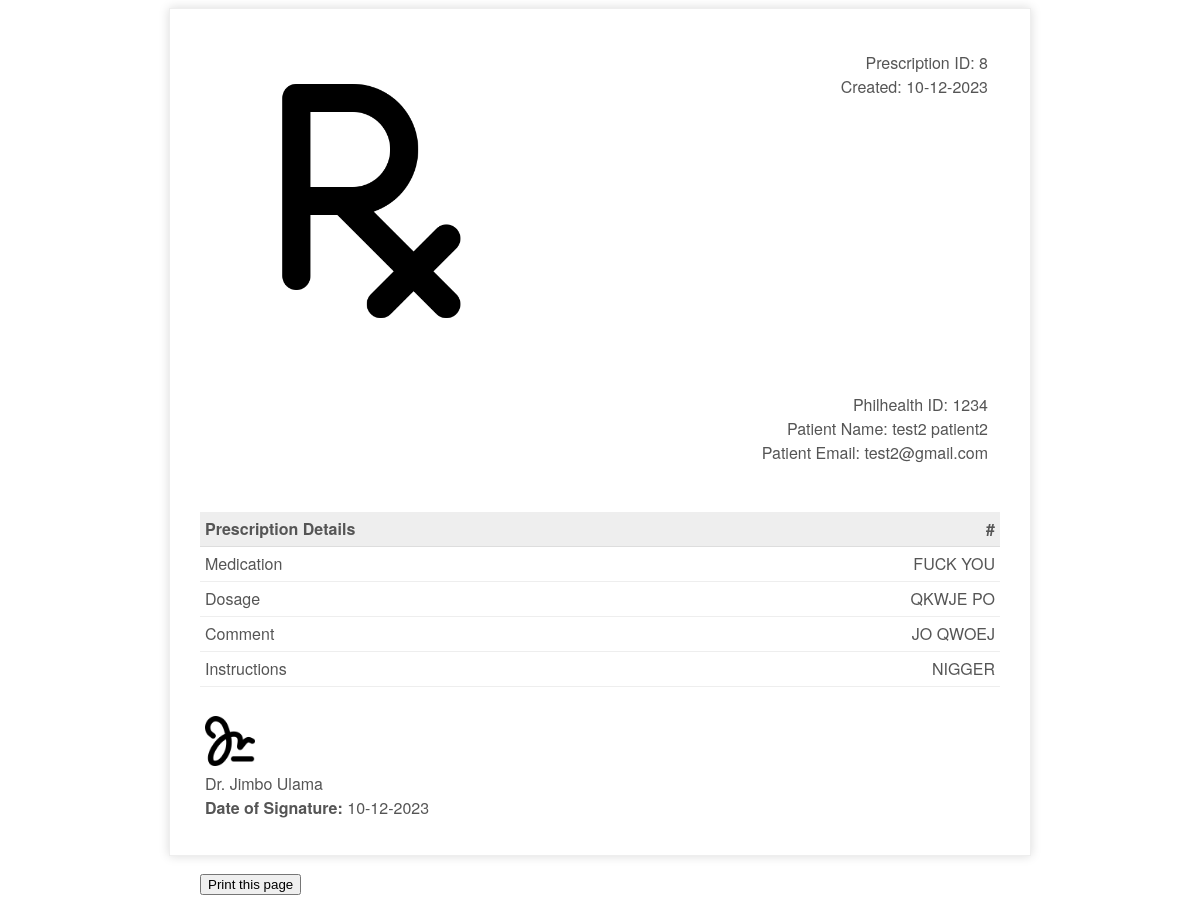
The app's page /patient/prescriptionInvoice.php?prescriptionId=8 (signed in) with its own data.
### tables this page shows
CREATE TABLE `tbprescription` (
  `prescriptionId` int(11) NOT NULL,
  `philhealthId` bigint(20) DEFAULT NULL,
  `icDoctor` bigint(20) DEFAULT NULL,
  `medication` varchar(255) NOT NULL,
  `dosage` varchar(50) NOT NULL,
  `comment` text NOT NULL,
  `instructions` text NOT NULL,
  `prescriptionDate` timestamp NOT NULL DEFAULT current_timestamp()
);

CREATE TABLE `patient` (
  `philhealthId` bigint(12) NOT NULL,
  `password` varchar(20) NOT NULL,
  `patientFirstName` varchar(20) NOT NULL,
  `patientLastName` varchar(20) NOT NULL,
  `patientMaritialStatus` varchar(10) NOT NULL,
  `patientDOB` date NOT NULL,
  `patientGender` varchar(10) NOT NULL,
  `patientAddress` varchar(100) NOT NULL,
  `patientPhone` varchar(15) NOT NULL,
  `patientEmail` varchar(100) NOT NULL,
  `appointmentType` enum('tb','prenatal') NOT NULL DEFAULT 'tb'
);

CREATE TABLE `doctor` (
  `icDoctor` bigint(12) NOT NULL,
  `password` varchar(20) NOT NULL,
  `doctorId` int(3) NOT NULL,
  `doctorFirstName` varchar(50) NOT NULL,
  `doctorLastName` varchar(50) NOT NULL,
  `doctorAddress` varchar(100) NOT NULL,
  `doctorPhone` varchar(15) NOT NULL,
  `doctorEmail` varchar(20) NOT NULL,
  `doctorDOB` date NOT NULL,
  `doctorRole` varchar(255) DEFAULT NULL
);

### patient/prescriptionInvoice.php (the view, shortened to what this page needs)
<?php
include_once '../assets/conn/dbconnect.php';
if (isset($_GET['prescriptionId'])) {
    $prescriptionId = $_GET['prescriptionId'];
    $resTB = mysqli_query($con, "
        SELECT tp.*, d.doctorFirstname AS doctorFirstName, d.doctorLastname AS doctorLastName
        FROM tbprescription tp
        JOIN doctor d ON tp.icDoctor = d.icDoctor
        WHERE tp.prescriptionId = $prescriptionId
    ");
    $resPrenatal = mysqli_query($con, "
        SELECT pp.*, d.doctorFirstname AS doctorFirstName, d.doctorLastname AS doctorLastName
        FROM prenatalprescription pp
        JOIN doctor d ON pp.icDoctor = d.icDoctor
        WHERE pp.prescriptionId = $prescriptionId
    ");
    if (mysqli_num_rows($resTB) > 0) {
        $prescriptionRow = mysqli_fetch_array($resTB, MYSQLI_ASSOC);
    } elseif (mysqli_num_rows($resPrenatal) > 0) {
        $prescriptionRow = mysqli_fetch_array($resPrenatal, MYSQLI_ASSOC);
    } else {
        die("Prescription not found");
    }
} else {
    die("Prescription ID not set");
}
$session = $_SESSION['patientSession'];
$res1 = mysqli_query($con, "SELECT * FROM patient WHERE philhealthId=" . $session);
$userRow = mysqli_fetch_array($res1, MYSQLI_ASSOC);
?>
<!doctype html>
<html lang="en">
<head>
    <link rel="stylesheet" type="text/css" href="assets/css/invoice.css">
</head>
<body>
    <div class="invoice-box">
        <table cellpadding="0" cellspacing="0">
            <tr class="top">
                <td colspan="2">
                    <table>
                        <tr>
                            <td class="title">
                                <img src="assets/img/prescription.png" style="width:100%; max-width:300px;">
                            </td>
                            <td>
                                Prescription ID: <?php echo $prescriptionRow['prescriptionId']; ?><br>
                                Created: <?php echo date("d-m-Y"); ?><br>
                            </td>
                        </tr>
                    </table>
                </td>
            </tr>
            <tr class="information">
                <td colspan="2">
                    <table>
                        <tr>
                            <td>
                            </td>
                            <td>
                                Philhealth ID: <?php echo $userRow['philhealthId']; ?><br>
                                Patient Name: <?php echo $userRow['patientFirstName']; ?> <?php echo $userRow['patientLastName']; ?><br>
                                Patient Email: <?php echo $userRow['patientEmail']; ?>
                            </td>
                        </tr>
                    </table>
                </td>
            </tr>
            <tr class="heading">
                <td>
                    Prescription Details
                </td>
                <td>
                    #
                </td>
            </tr>
            <tr class="item">
                <td>
                    Medication
                </td>
                <td>
                    <?php echo $prescriptionRow['medication']; ?>
                </td>
            </tr>
            <tr class="item">
                <td>
                    Dosage
                </td>
                <td>
                    <?php echo $prescriptionRow['dosage']; ?>
                </td>
            </tr>
            <tr class="item">
                <td>
                    Comment
                </td>
                <td>
                    <?php echo $prescriptionRow['comment']; ?>
                </td>
            </tr>
            <tr class="item">
                <td>
                    Instructions
                </td>
                <td>
                    <?php echo $prescriptionRow['instructions']; ?>
                </td>
            </tr>
            <tr class="signature">
                <td colspan="2">
                    <br>
                    <div>
                        <img src="assets/img/signature.png" alt="" srcset="" width="50px"><br>
                        <?php echo 'Dr. ' . $prescriptionRow['doctorFirstName'] . ' ' . $prescriptionRow['doctorLastName']; ?><br>
                        <strong>Date of Signature:</strong> <?php echo date("d-m-Y"); ?>
                    </div>
                </td>
            </tr>
        </table>
    </div>
    <br>
    <div class="print">
        <button onclick="myFunction()">Print this page</button>
    </div>
</body>
</html>

### patient/assets/css/invoice.css (style rules this page uses)
.print { margin:auto; max-width:800px; }
.invoice-box { max-width:800px; margin:auto; padding:30px; border:1px solid #eee; box-shadow:0 0 10px rgba(0, 0, 0, .15); font-size:16px; line-height:24px; font-family:'Helvetica Neue', 'Helvetica', Helvetica, Arial, sans-serif; color:#555; }
.invoice-box table { width:100%; line-height:inherit; text-align:left; }
.invoice-box table td { padding:5px; vertical-align:top; }
.invoice-box table tr td:nth-child(2) { text-align:right; }
.invoice-box table tr.top table td { padding-bottom:20px; }
.invoice-box table tr.top table td.title { font-size:45px; line-height:45px; color:#333; }
.invoice-box table tr.information table td { padding-bottom:40px; }
.invoice-box table tr.heading td { background:#eee; border-bottom:1px solid #ddd; font-weight:bold; }
.invoice-box table tr.item td { border-bottom:1px solid #eee; }

### records on screen
tbprescription: prescriptionId "8", medication "FUCK YOU", dosage "QKWJE PO", comment "JO QWOEJ", instructions "NIGGER", icDoctor.doctorFirstName "Jimbo", icDoctor.doctorLastName "Ulama"
patient: philhealthId "1234", patientFirstName "test2", patientLastName "patient2", patientEmail "test2@gmail.com"
